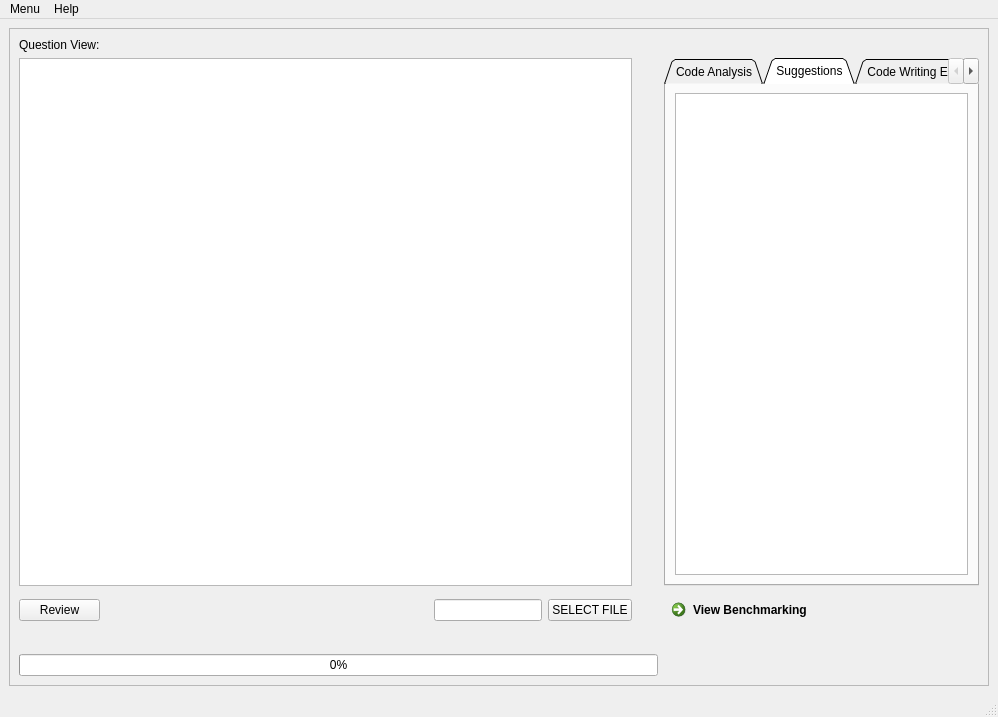
<?xml version="1.0" encoding="UTF-8"?>
<ui version="4.0">
 <class>MainWindow</class>
 <widget class="QMainWindow" name="MainWindow">
  <property name="geometry">
   <rect>
    <x>0</x>
    <y>0</y>
    <width>998</width>
    <height>717</height>
   </rect>
  </property>
  <property name="windowTitle">
   <string>MainWindow</string>
  </property>
  <property name="layoutDirection">
   <enum>Qt::LeftToRight</enum>
  </property>
  <widget class="QWidget" name="centralwidget">
   <layout class="QGridLayout" name="gridLayout">
    <item row="0" column="0">
     <widget class="QScrollArea" name="scrollArea">
      <property name="widgetResizable">
       <bool>true</bool>
      </property>
      <widget class="QWidget" name="scrollAreaWidgetContents">
       <property name="geometry">
        <rect>
         <x>0</x>
         <y>0</y>
         <width>961</width>
         <height>658</height>
        </rect>
       </property>
       <layout class="QGridLayout" name="gridLayout_2">
        <item row="4" column="0">
         <widget class="QPushButton" name="pushButton">
          <property name="text">
           <string>Review</string>
          </property>
         </widget>
        </item>
        <item row="1" column="5">
         <spacer name="verticalSpacer">
          <property name="orientation">
           <enum>Qt::Vertical</enum>
          </property>
          <property name="sizeHint" stdset="0">
           <size>
            <width>20</width>
            <height>40</height>
           </size>
          </property>
         </spacer>
        </item>
        <item row="5" column="1">
         <spacer name="horizontalSpacer">
          <property name="orientation">
           <enum>Qt::Horizontal</enum>
          </property>
          <property name="sizeHint" stdset="0">
           <size>
            <width>40</width>
            <height>20</height>
           </size>
          </property>
         </spacer>
        </item>
        <item row="1" column="0" colspan="5">
         <widget class="QTextBrowser" name="textBrowser"/>
        </item>
        <item row="4" column="3" alignment="Qt::AlignHCenter">
         <widget class="QLineEdit" name="lineEdit"/>
        </item>
        <item row="4" column="6">
         <widget class="QCommandLinkButton" name="commandLinkButton">
          <property name="text">
           <string>View Benchmarking</string>
          </property>
         </widget>
        </item>
        <item row="0" column="0">
         <widget class="QLabel" name="label">
          <property name="text">
           <string>Question View:</string>
          </property>
         </widget>
        </item>
        <item row="4" column="4" alignment="Qt::AlignHCenter">
         <widget class="QPushButton" name="pushButton_3">
          <property name="text">
           <string>SELECT FILE</string>
          </property>
         </widget>
        </item>
        <item row="1" column="6">
         <widget class="QTabWidget" name="tabWidget">
          <property name="minimumSize">
           <size>
            <width>0</width>
            <height>521</height>
           </size>
          </property>
          <property name="maximumSize">
           <size>
            <width>788</width>
            <height>16777215</height>
           </size>
          </property>
          <property name="focusPolicy">
           <enum>Qt::TabFocus</enum>
          </property>
          <property name="tabPosition">
           <enum>QTabWidget::North</enum>
          </property>
          <property name="tabShape">
           <enum>QTabWidget::Triangular</enum>
          </property>
          <property name="currentIndex">
           <number>1</number>
          </property>
          <widget class="QWidget" name="tab">
           <attribute name="title">
            <string>Code Analysis</string>
           </attribute>
           <layout class="QVBoxLayout" name="verticalLayout_2">
            <item>
             <widget class="QTableWidget" name="tableWidget">
              <property name="frameShape">
               <enum>QFrame::WinPanel</enum>
              </property>
              <property name="frameShadow">
               <enum>QFrame::Sunken</enum>
              </property>
              <property name="lineWidth">
               <number>1</number>
              </property>
             </widget>
            </item>
           </layout>
          </widget>
          <widget class="QWidget" name="tab_2">
           <attribute name="title">
            <string>Suggestions</string>
           </attribute>
           <layout class="QVBoxLayout" name="verticalLayout_3">
            <item>
             <widget class="QTextEdit" name="textEdit"/>
            </item>
           </layout>
          </widget>
          <widget class="QWidget" name="tab_3">
           <attribute name="title">
            <string>Code Writing Errors</string>
           </attribute>
           <layout class="QVBoxLayout" name="verticalLayout">
            <item>
             <widget class="QListWidget" name="listWidget">
              <property name="frameShape">
               <enum>QFrame::NoFrame</enum>
              </property>
             </widget>
            </item>
           </layout>
          </widget>
         </widget>
        </item>
        <item row="6" column="0" colspan="6">
         <widget class="QProgressBar" name="progressBar">
          <property name="value">
           <number>0</number>
          </property>
         </widget>
        </item>
       </layout>
      </widget>
     </widget>
    </item>
   </layout>
  </widget>
  <widget class="QStatusBar" name="statusbar"/>
  <widget class="QMenuBar" name="menubar">
   <property name="geometry">
    <rect>
     <x>0</x>
     <y>0</y>
     <width>998</width>
     <height>21</height>
    </rect>
   </property>
   <widget class="QMenu" name="menuMenu">
    <property name="title">
     <string>Menu</string>
    </property>
    <addaction name="actionConnect_To_IP"/>
    <addaction name="actionExit"/>
    <addaction name="actionExit_2"/>
   </widget>
   <widget class="QMenu" name="menuHelp">
    <property name="title">
     <string>Help</string>
    </property>
    <addaction name="actionAbout"/>
   </widget>
   <addaction name="menuMenu"/>
   <addaction name="menuHelp"/>
  </widget>
  <action name="actionConnect_To_IP">
   <property name="text">
    <string>Save</string>
   </property>
  </action>
  <action name="actionExit">
   <property name="text">
    <string>Save as</string>
   </property>
  </action>
  <action name="actionAbout">
   <property name="text">
    <string>Instructions</string>
   </property>
  </action>
  <action name="actionLogout">
   <property name="text">
    <string>Dashboard</string>
   </property>
  </action>
  <action name="actionLogout_2">
   <property name="text">
    <string>Logout</string>
   </property>
  </action>
  <action name="actionExit_2">
   <property name="text">
    <string>Exit</string>
   </property>
  </action>
 </widget>
 <resources/>
 <connections/>
</ui>
